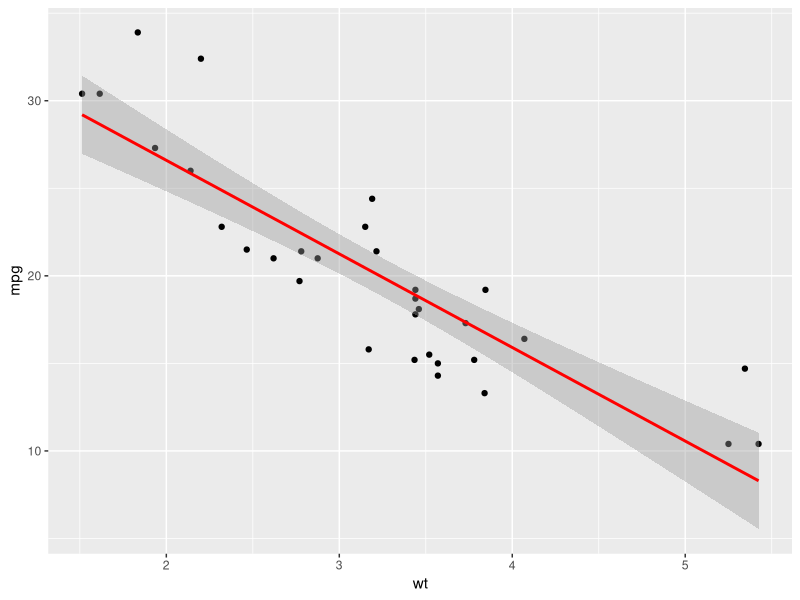

The R source for this figure:
#data-science-1

data(mtcars)

# Create linear regression model
model <- lm(mpg ~ wt, data = mtcars)

# Show results
summary(model)

library(ggplot2)

ggplot(mtcars, aes(x = wt, y = mpg)) +
  geom_point() +
  geom_smooth(method = "lm", color = "red")
